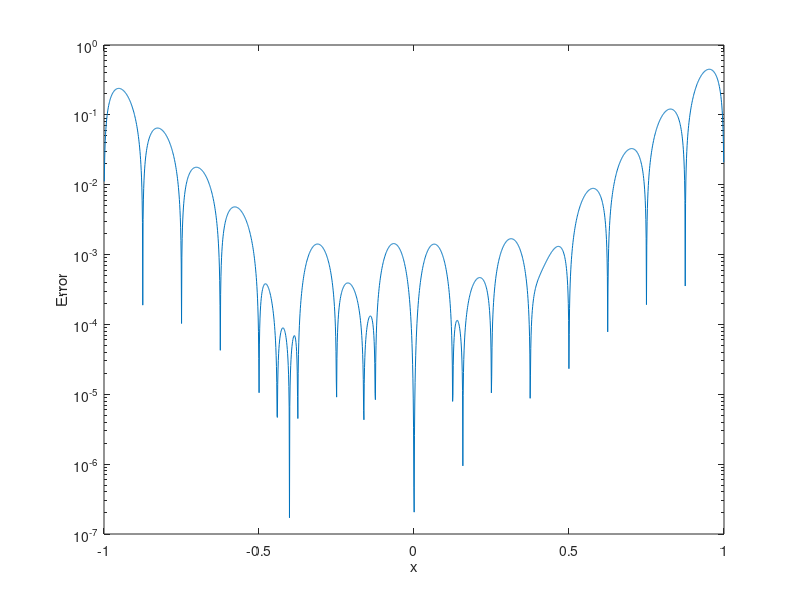

MATLAB code to generate this figure:
clear, clc
format long
n = 2^4;  % num of points
% define function
f = @(x) sin(4*(x.^2)) + sin(4*x).^2;
% cubic spline
all_x = linspace(-1,1,n+1);
y = f(all_x);
h = all_x(2:n+1)-all_x(1:n);
delta = (y(2:n+1)-y(1:n))./h;
d = 6./(h(1:n-1) + h(2:n)).*(delta(2:n)-delta(1:n-1));
lambda = h(2:n)./(h(1:n-1) + h(2:n));
mu = 1.-lambda;
T = diag([mu 1], -1)+diag(2*ones(n+1, 1))...
    +diag([0 lambda], 1);
T(1, n+1) = -1;
T(n+1, 1) = h(1)/6;
T(n+1, 2) = h(1)/3;
T(n+1, n) = h(n)/3;
T(n+1, n+1) = h(n)/6;
% boundary conditions
d_0 = 0;
d_n = delta(n)-delta(1);
M = T\[d_0 d d_n]';
% compute error
test_points = linspace(-1,1,2000);
S = [];
for i = 1:2000
    point = test_points(i);
    idx = 0;
    for k = 1:n  % find x_i and x_{i+1}
        if point < all_x(k+1) && point >= all_x(k)
            idx = k;
        end
    end
    if point == 1  % right range value
        idx = n;
    end
    item1 = ((all_x(idx+1)-point)^3*M(idx)...
        +(point-all_x(idx))^3*M(idx+1))/(6*h(idx));
    item2 = ((all_x(idx+1)-point)*y(idx)...
        +(point-all_x(idx))*y(idx+1))/h(idx);
    item3 = h(idx)/6*((all_x(idx+1)-point)*M(idx)...
        +(point-all_x(idx))*M(idx+1));
    S(i) = item1+item2-item3;
end
error = abs(S - f(test_points));
% draw semilogy
semilogy(test_points, error)
xlabel('x')
ylabel('Error')
